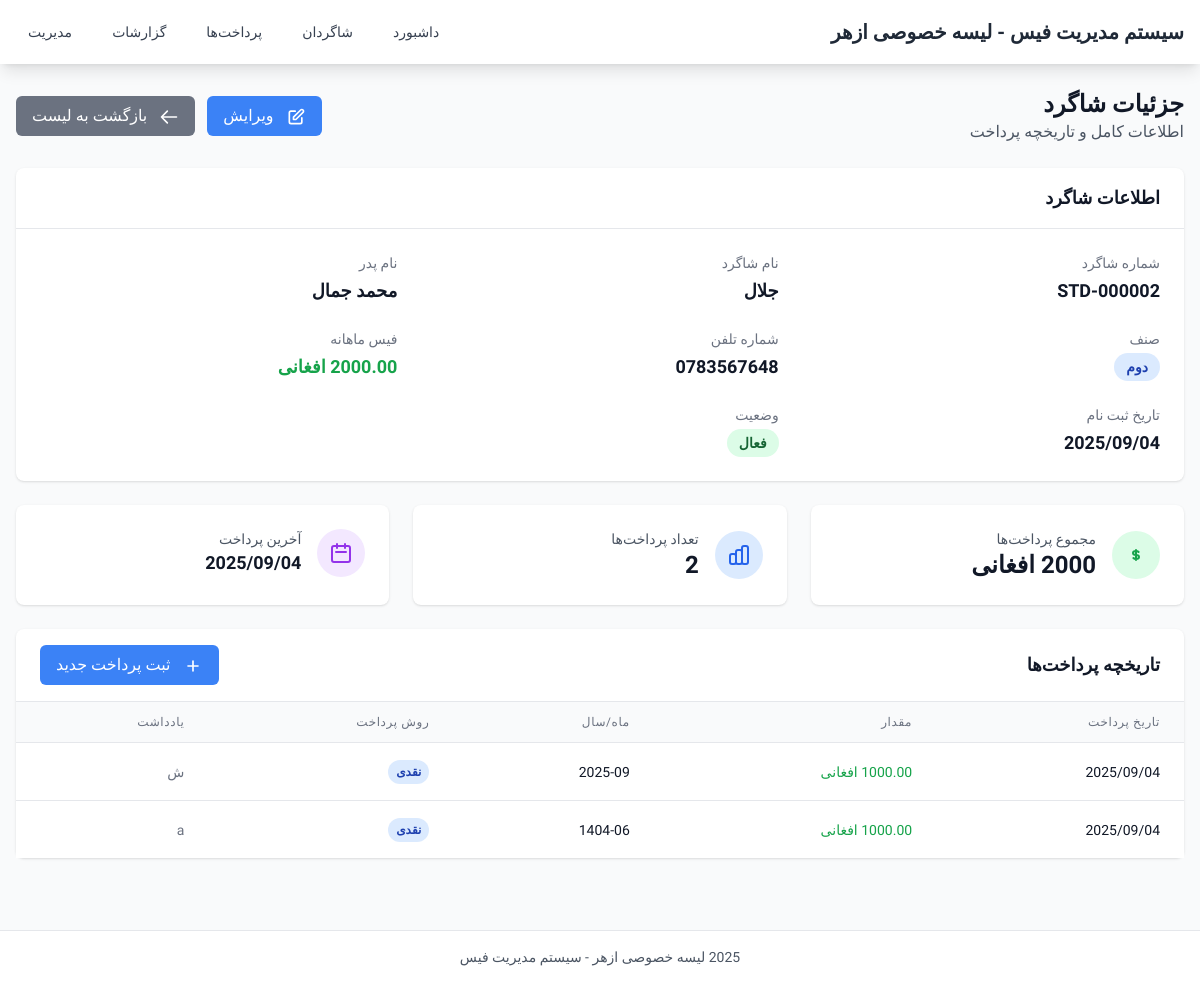
The page /students/2/ on the database as committed earlier.
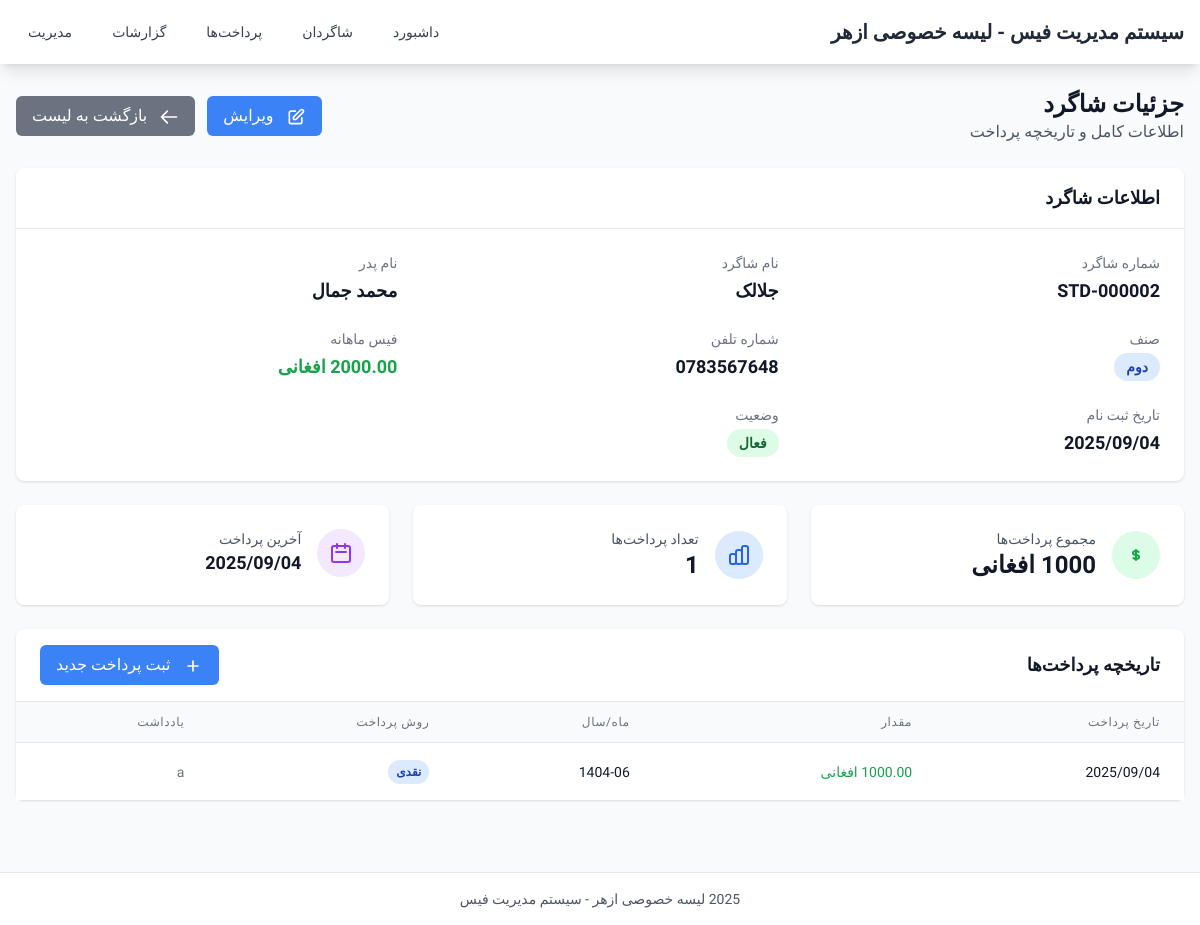
The same page on the database as committed later.
### school_management/models.py (models this page shows, shortened)
class Student(models.Model):
    student_id = models.CharField(
        max_length=50,
        unique=True,
        verbose_name="شماره شاگرد",
        blank=True,
        null=True,
        editable=False,
    )
    name = models.CharField(
        max_length=255,
        verbose_name="نام شاگرد"
    )
    father_name = models.CharField(
        max_length=255,
        verbose_name="نام پدر"
    )
    class_name = models.CharField(
        max_length=100,
        verbose_name="صنف"
    )
    phone = models.CharField(
        max_length=20,
        blank=True,
        null=True,
        verbose_name="تلفن"
    )
    monthly_fee = models.DecimalField(
        max_digits=10,
        decimal_places=2,
        validators=[MinValueValidator(Decimal('0.01'))],
        verbose_name="فیس ماهانه"
    )
    registration_date = models.DateField(
        default=timezone.now,
        verbose_name="تاریخ ثبت نام"
    )
    is_active = models.BooleanField(
        default=True,
        verbose_name="فعال"
    )
    created_at = models.DateTimeField(
        auto_now_add=True,
        verbose_name="تاریخ ایجاد"
    )
    updated_at = models.DateTimeField(
        auto_now=True,
        verbose_name="تاریخ به روز رسانی"
    )
    class Meta:
        verbose_name = "شاگرد"
        verbose_name_plural = "شاگردان"
        ordering = ['name']
    def get_total_payments(self):
        return self.payments.aggregate(
            total=models.Sum('amount')
        )['total'] or Decimal('0.00')
    def get_payments_count(self):
        return self.payments.count()
    def get_latest_payment(self):
        return self.payments.order_by('-payment_date').first()

class FeePayment(models.Model):
    PAYMENT_METHODS = [
        ('نقدی', 'نقدی'),
        ('چک', 'چک'),
        ('انتقال بانکی', 'انتقال بانکی'),
    ]
    student = models.ForeignKey(
        Student,
        on_delete=models.CASCADE,
        related_name='payments',
        verbose_name="شاگرد"
    )
    payment_date = models.DateField(
        default=timezone.now,
        verbose_name="تاریخ پرداخت"
    )
    amount = models.DecimalField(
        max_digits=10,
        decimal_places=2,
        validators=[MinValueValidator(Decimal('0.01'))],
        verbose_name="مقدار"
    )
    month_year = models.CharField(
        max_length=7,
        help_text="فرمت: YYYY-MM",
        verbose_name="ماه/سال"
    )
    payment_method = models.CharField(
        max_length=20,
        choices=PAYMENT_METHODS,
        default='نقدی',
        verbose_name="طریقه پرداخت"
    )
    notes = models.TextField(
        blank=True,
        null=True,
        verbose_name="یادداشت"
    )
    created_at = models.DateTimeField(
        auto_now_add=True,
        verbose_name="تاریخ ایجاد"
    )
    class Meta:
        verbose_name = "پرداخت فیس"
        verbose_name_plural = "پرداخت‌های فیس"
        ordering = ['-payment_date']

### school_management/views.py (the view)
# urls.py: path('students/<int:pk>/', views.student_detail, name='student_detail'),
def student_detail(request, pk):
    student = get_object_or_404(Student, pk=pk)
    payments = student.payments.all().order_by('-payment_date')
    paginator = Paginator(payments, 10)
    page_number = request.GET.get('page')
    page_obj = paginator.get_page(page_number)
    total_payments = student.get_total_payments()
    payments_count = student.get_payments_count()
    latest_payment = student.get_latest_payment()
    context = {
        'student': student,
        'page_obj': page_obj,
        'payments': page_obj,
        'total_payments': total_payments,
        'payments_count': payments_count,
        'latest_payment': latest_payment,
    }
    return render(request, 'school_management/student_detail.html', context)

### templates/school_management/student_detail.html (shortened to what the changed rows need)
{% extends 'base.html' %}
{% block content %}
<div class="space-y-6">
    <div class="flex items-center justify-between">
        <div>
            <h2 class="text-2xl font-bold text-gray-900">جزئیات شاگرد</h2>
        </div>
    </div>
    <div class="bg-white rounded-lg shadow">
        <div class="p-6">
            <div class="grid grid-cols-1 md:grid-cols-2 lg:grid-cols-3 gap-6">
                <div>
                    <label class="block text-sm font-medium text-gray-500 mb-1">شماره شاگرد</label>
                    <p class="text-lg font-semibold text-gray-900">{{ student.student_id }}</p>
                </div>
                <div>
                    <label class="block text-sm font-medium text-gray-500 mb-1">نام شاگرد</label>
                    <p class="text-lg font-semibold text-gray-900">{{ student.name }}</p>
                </div>
                <div>
                    <label class="block text-sm font-medium text-gray-500 mb-1">نام پدر</label>
                    <p class="text-lg font-semibold text-gray-900">{{ student.father_name }}</p>
                </div>
                <div>
                    <label class="block text-sm font-medium text-gray-500 mb-1">صنف</label>
                    <span class="inline-flex px-3 py-1 text-sm font-semibold rounded-full bg-blue-100 text-blue-800">
                        {{ student.class_name }}
                    </span>
                </div>
                <div>
                    <label class="block text-sm font-medium text-gray-500 mb-1">شماره تلفن</label>
                    <p class="text-lg font-semibold text-gray-900">{{ student.phone|default:"ثبت نشده" }}</p>
                </div>
                <div>
                    <label class="block text-sm font-medium text-gray-500 mb-1">تاریخ ثبت نام</label>
                    <p class="text-lg font-semibold text-gray-900">{{ student.registration_date|date:"Y/m/d" }}</p>
                </div>
            </div>
        </div>
    </div>
    <div class="grid grid-cols-1 md:grid-cols-3 gap-6">
        <div class="bg-white rounded-lg shadow p-6">
            <div class="flex items-center">
                <div class="mr-4">
                    <p class="text-sm font-medium text-gray-600">تعداد پرداخت‌ها</p>
                    <p class="text-2xl font-bold text-gray-900">{{ payments_count }}</p>
                </div>
            </div>
        </div>
        <div class="bg-white rounded-lg shadow p-6">
            <div class="flex items-center">
                <div class="mr-4">
                    <p class="text-sm font-medium text-gray-600">آخرین پرداخت</p>
                    <p class="text-lg font-bold text-gray-900">
                        {% if latest_payment %}
                            {{ latest_payment.payment_date|date:"Y/m/d" }}
                        {% else %}
                            هیچ پرداختی نشده
                        {% endif %}
                    </p>
                </div>
            </div>
        </div>
    </div>
    <div class="bg-white rounded-lg shadow">
        {% if payments %}
        <div class="overflow-x-auto">
            <table class="min-w-full divide-y divide-gray-200">
                <thead class="bg-gray-50">
                    <tr>
                        <th class="px-6 py-3 text-right text-xs font-medium text-gray-500 uppercase tracking-wider">تاریخ پرداخت</th>
                        <th class="px-6 py-3 text-right text-xs font-medium text-gray-500 uppercase tracking-wider">مقدار</th>
                        <th class="px-6 py-3 text-right text-xs font-medium text-gray-500 uppercase tracking-wider">ماه/سال</th>
                        <th class="px-6 py-3 text-right text-xs font-medium text-gray-500 uppercase tracking-wider">روش پرداخت</th>
                        <th class="px-6 py-3 text-right text-xs font-medium text-gray-500 uppercase tracking-wider">یادداشت</th>
                    </tr>
                </thead>
                <tbody class="bg-white divide-y divide-gray-200">
                    {% for payment in payments %}
                    <tr class="hover:bg-gray-50">
                        <td class="px-6 py-4 whitespace-nowrap text-sm text-gray-900">
                            {{ payment.payment_date|date:"Y/m/d" }}
                        </td>
                        <td class="px-6 py-4 whitespace-nowrap text-sm font-medium text-green-600">
                            {{ payment.amount }} افغانی
                        </td>
                        <td class="px-6 py-4 whitespace-nowrap text-sm text-gray-900">
                            {{ payment.month_year }}
                        </td>
                        <td class="px-6 py-4 whitespace-nowrap">
                            <span class="inline-flex px-2 py-1 text-xs font-semibold rounded-full bg-blue-100 text-blue-800">
                                {{ payment.payment_method }}
                            </span>
                        </td>
                        <td class="px-6 py-4 text-sm text-gray-500">
                            {{ payment.notes|default:"-" }}
                        </td>
                    </tr>
                    {% endfor %}
                </tbody>
            </table>
        </div>
        {% endif %}
    </div>
</div>
{% endblock %}

Rows that differ between the two databases and show on the page:
removed FeePayment: payment_date "2025/09/04", month_year "2025-09", payment_method "نقدی", notes "ش"
changed Student "STD-000002": name "جلال" → "جلالک"
Other text that changed with them:
{{ payments_count }}: "2" → "1"
